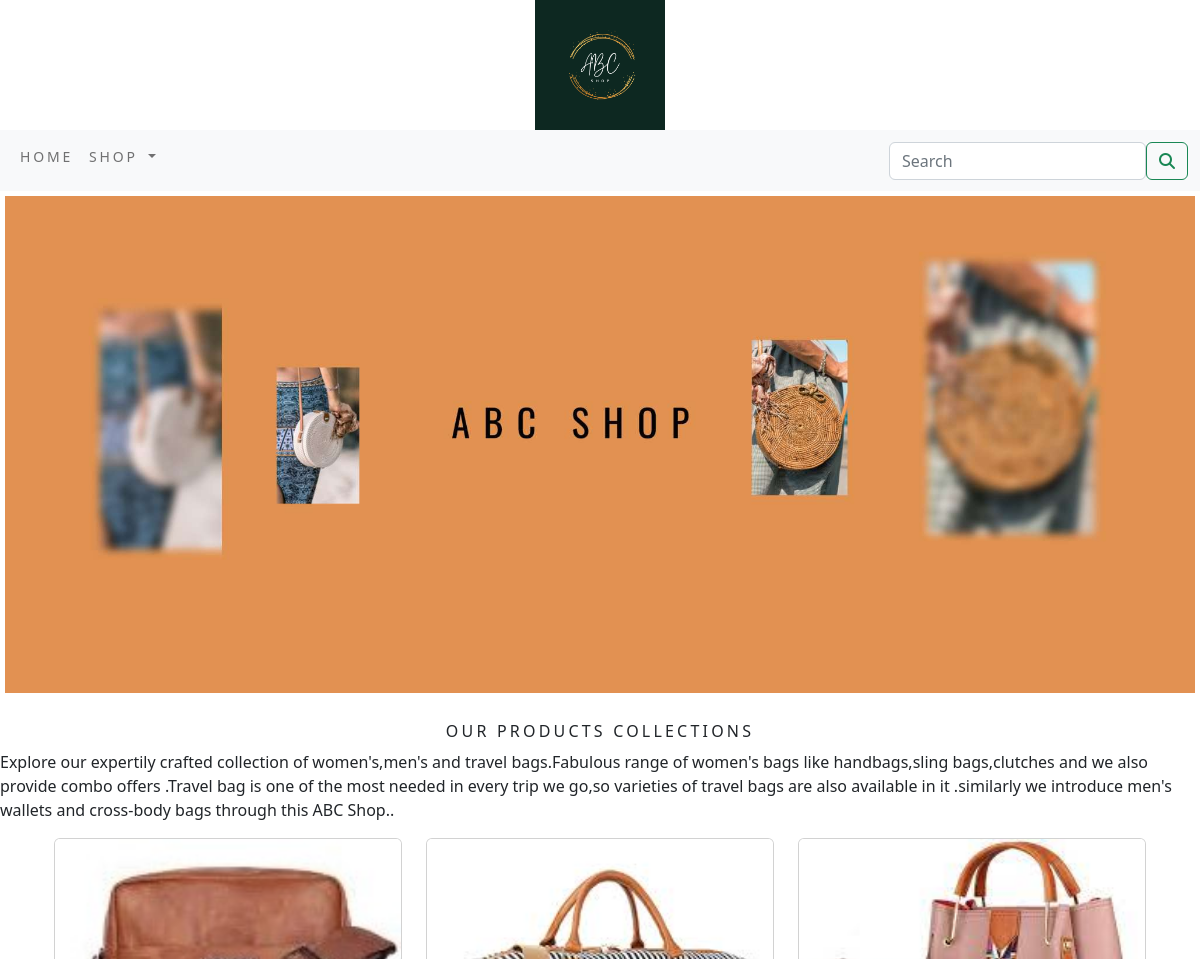
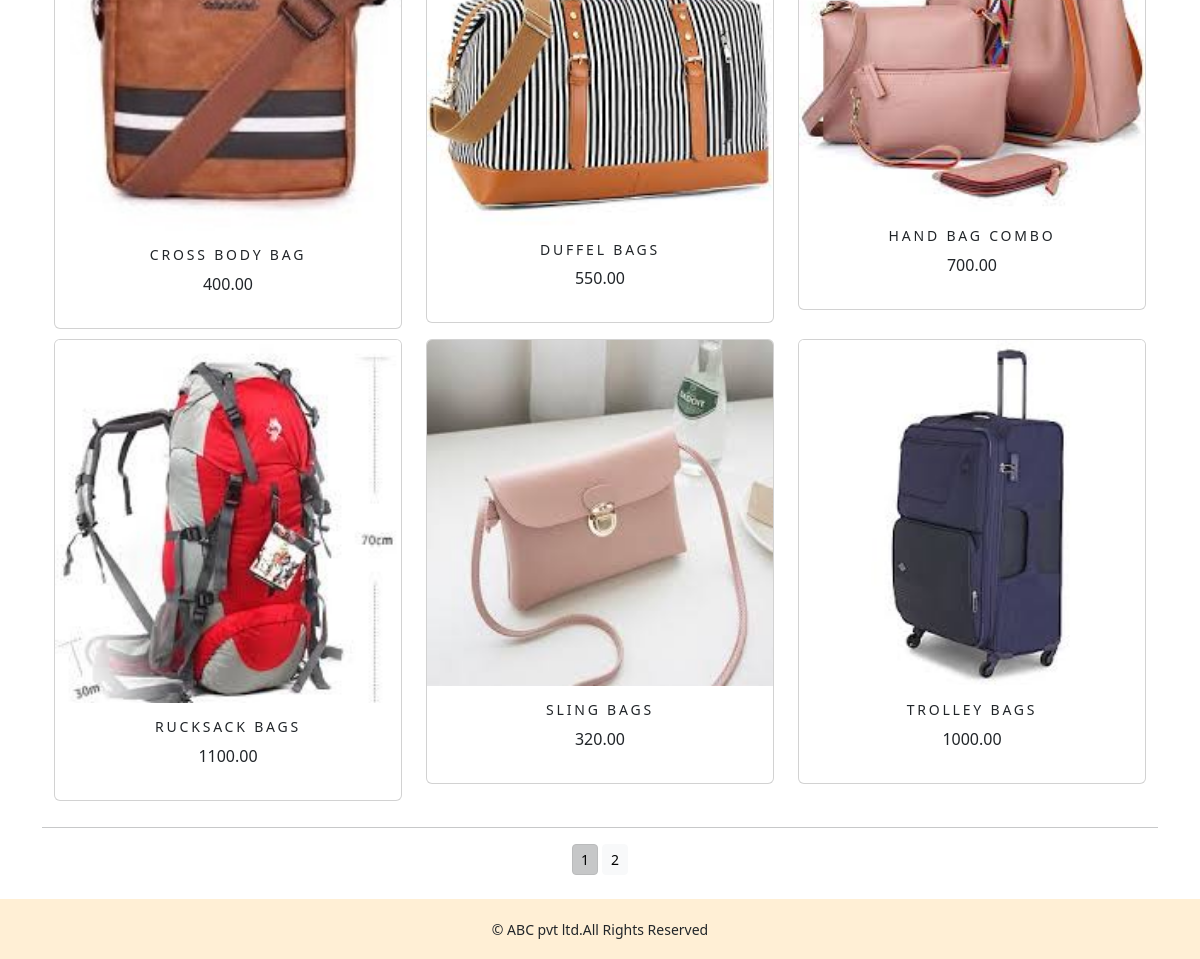
The app's page /shop/ with its own data (2 pictures, top to bottom).
### shopapp/models.py (models this page shows, shortened)
class Product(models.Model):
    name=models.CharField(max_length=250,unique=True)
    slug=models.SlugField(max_length=250,unique=True)
    description = models.TextField(blank=True)
    price=models.DecimalField(max_digits=10,decimal_places=2)
    category=models.ForeignKey(Category,on_delete=models.CASCADE)
    image=models.ImageField(upload_to='product',blank=True)
    stock=models.IntegerField()
    available=models.BooleanField(default=True)
    created=models.DateTimeField(auto_now_add=True)
    updated=models.DateTimeField(auto_now=True)
    def get_url(self):
        return reverse('shopapp:prodCatDetail',args=[self.category.slug,self.slug])
    class Meta:
        ordering = ('name',)
        verbose_name = 'product'
        verbose_name_plural = 'products'

### shopapp/views.py (the view)
# urls.py: path('',views.allProdCat,name='allProdCat'),
def allProdCat(request,c_slug=None):
    c_page=None
    products_list=None
    if c_slug!=None:
        c_page=get_object_or_404(Category,slug=c_slug)
        products_list=Product.objects.all().filter(category=c_page,available=True)
    else:
        products_list=Product.objects.all().filter(available=True)
    paginator=Paginator(products_list,6)
    try:
        page=int(request.GET.get('page','1'))
    except:
        page=1
    try:
        products=paginator.page(page)
    except (EmptyPage,InvalidPage):
        products=paginator.page(paginator.num_pages)
    return render(request,"category.html",{'category':c_page,'products':products})

### cart_app/context_processors.py (called while the page is built)
def counter(request):
    item_count= 0
    if 'admin' in request.path:
        return {}
    else:
        try:
            cart=Cart.objects.filter(cart_id=_cart_id(request))
            cart_items=CartItem.objects.all().filter(cart=cart[:1])
            for cart_item in cart_items:
                item_count += cart_item.quantity
        except Cart.DoesNotExist:
            item_count=0
    return dict(item_count=item_count)

### cart_app/views.py (called while the page is built)
def _cart_id(request):
    cart=request.session.session_key
    if not cart:
        cart=request.session.create()
    return cart

### shopapp/context_processors.py (called while the page is built)
def menu_links(request):
    links=Category.objects.all()
    return dict(links=links)

### shopapp/models.py (called while the page is built)
    def get_url(self):
       return reverse('shopapp:products_by_category',args=[self.slug])

### templates/category.html (shortened to what this page needs)
{% extends 'base.html' %}
{% load static %}
{% block content %}
      <div class="mx-auto">
        {% if category %}
        <img class="my_catagory_image"  src="{{category.image.url}}" alt="{{category.name}}">
      </div>
      <br>
      <div>
          <h1 class="text-center my_title">{{category.name}}</h1>
          <p class="text-justify">{{category.description}}</p>
      </div>
        {% else %}
      <div>
        <img class="my_image my_image_padding" src="{% static 'img/mybanner.JPEG' %}" alt="Our Products" width="1250px;" height="100px;">
      </div>
      <br>
      <div>
        <h1 class="text-center my_titile">Our Products Collections</h1>
        <p class="text-justify"> Explore our expertily crafted collection of women's,men's and travel bags.Fabulous range of women's bags like handbags,sling bags,clutches and we also provide combo offers .Travel bag is one of the most needed in every trip we go,so varieties of travel bags are also available in it .similarly we introduce men's wallets and cross-body bags through this ABC Shop..  </p>
      </div>
        {% endif %}
      <div class="container">
          <div class="row mx-auto">
              {% for product in products.object_list %}
              <div class="my_bottom_margin col-9 col-sm-12 col-md-4 col-lg-4">
                  <div class="card text-center" style="min-width:18rem;">
                      <a href="{{product.get_url}}"><img class="card-img-top my_image"   src="{{product.image.url}}" alt="{{product.name}}" width="300px;"></a>
                      <div class="card-body">
                          <h4>{{product.name}}</h4>
                          <p>{{product.price}}</p>
                      </div>
                  </div>
              </div>
              {% endfor %}
          </div>
          <div class="mx-auto">
              {% if products.paginator.num_pages > 1 %}
              <hr>
              <div class="text-center">
                  {% for pg in products.paginator.page_range %}
                  <a href="?page={{pg}}"  class="btn btn-light btn-sm {% if products.number == pg %} active {% endif %}">{{pg}}</a>
                  {% endfor %}
              </div>
              {% endif %}
          </div>
          <br>
      </div>
{% endblock %}

### templates/base.html (shortened to what this page needs)
{% load static %}
<!DOCTYPE html>
<html lang="en">
<head>
    <link rel="stylesheet" href="{% static 'css/custom.css' %}">
    <link href="https://cdn.jsdelivr.net/npm/bootstrap@5.2.0-beta1/dist/css/bootstrap.min.css" rel="stylesheet">
</head>
<body>
<div>
{% include 'header.html' %}
{% include 'navbar.html' %}
{% block content %}
{% endblock %}
</div>
{% include 'footer.html' %}
</body>
</html>

### templates/header.html
{% load static %}
<header>
<center>
  <a href="{% url 'shopapp:allProdCat' %}"></a><img src="{% static 'img/logo1.png' %}" alt="logoimage" width="130px;" height="130px;">
</center>
</header>

### templates/navbar.html (shortened to what this page needs)
<nav class="navbar navbar-expand-lg navbar-light bg-light">
  <div class="container-fluid">
  <div class="collapse navbar-collapse" id="navbarSupportedContent">
<ul class="navbar-nav me-auto mb-2 mb-1g-0">
  <li class="nav-item">
        <a class="nav-link" href="#">Home</a>
      </li>
      <li class="nav-item dropdown {% if 'shopapp' in request.path %} active {% endif %}">
        <a class="nav-link dropdown-toggle" href="#" id="navbarDropdown" role="button" data-toggle="dropdown" aria-haspopup="true" aria-expanded="false">
          shop
        </a>
      </li>
    </ul>
<form class="d-flex" action="{% url 'search_app:SearchResult' %}"  method="get">
      <input class="form-control mr-sm-2" type="search" placeholder="Search" name="q">
    <button class="btn btn-outline-success" type="submit"><i class="fa fa-search"></i>
</button>
    </form>
  </div>
  </div>
</nav>

### templates/footer.html
<div class="footer navbar-fixed-bottom my_footer">
    <p class="text-center">&copy; ABC pvt ltd.All Rights Reserved</p>
</div>

### static/css/custom.css (style rules this page uses)
body { font-family: 'Arima'; }
.nav-item { letter-spacing: .2em; font-size: 14px; text-transform: uppercase; }
.my_footer { background-color:#FFEFD5; height:60px; }
.my_footer p { padding-top: 20px; font-size:14px; }
.my_image { width:100%; height:auto; }
.my_titile { font-size:16px; text-transform:uppercase; letter-spacing: .2em; }
.my_image_padding { padding:5px; }
.my_bottom_margin { margin-bottom:10px; }
.card-body h4 { font-size:14px; text-transform:uppercase; letter-spacing: .2em; }

### records on screen
Product: image (picture), name "CROSS BODY BAG", price "400.00"
Product: image (picture), name "DUFFEL BAGS", price "550.00"
Product: image (picture), name "HAND BAG COMBO", price "700.00"
Product: image (picture), name "RUCKSACK BAGS", price "1100.00"
Product: image (picture), name "SLING BAGS", price "320.00"
Product: image (picture), name "TROLLEY BAGS", price "1000.00"

### other values on screen
{{ pg }} "1" "2"
